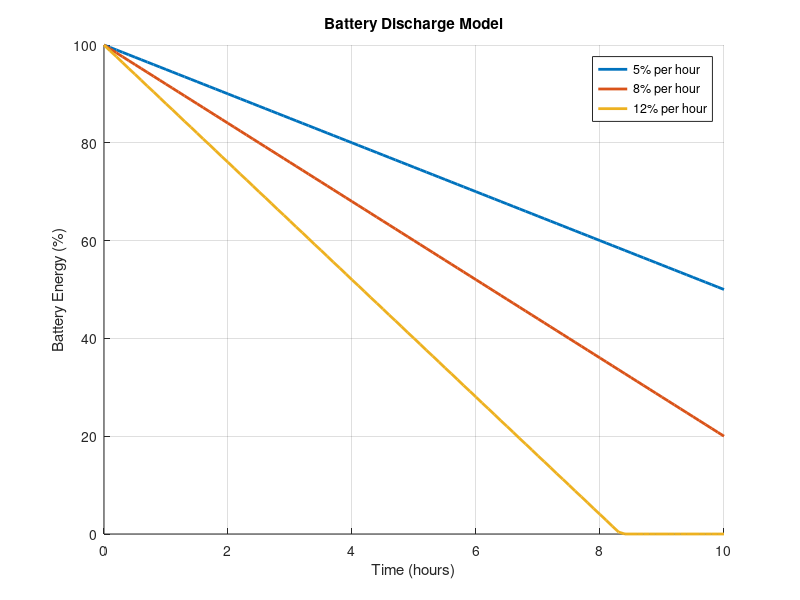

The MATLAB script that drew this image: (Note: this script raises an error after producing the figure.)
clear;
clc;
close all;

% Time values in hours
t = 0:0.1:10;

% Starting battery energy percentage
startingEnergy = 100;

% Different discharge rates in percent per hour
dischargeRates = [5 8 12];

% Create figure
figure;
hold on;
grid on;

% Store final battery percentages
finalEnergy = zeros(size(dischargeRates));

for i = 1:length(dischargeRates)

    % Energy decreases over time
    energy = startingEnergy - dischargeRates(i) .* t;

    % Battery energy cannot go below 0
    energy(energy < 0) = 0;

    % Save final energy value
    finalEnergy(i) = energy(end);

    % Plot energy vs time
    plot(t, energy, 'LineWidth', 2);
end

xlabel('Time (hours)');
ylabel('Battery Energy (%)');
title('Battery Discharge Model');
legend('5% per hour', '8% per hour', '12% per hour');

% Create results table
resultsTable = table(dischargeRates', finalEnergy', ...
    'VariableNames', {'Discharge_Rate_percent_per_hour', 'Final_Energy_percent'});

disp(resultsTable);

disp("Interpretation:");
disp("A higher discharge rate causes the battery to lose energy faster.");
disp("The 12 percent per hour case reaches a lower battery level than the 5 percent per hour case.");
disp("This means heavier electrical load reduces battery life.");

%[appendix]{"version":"1.0"}
%---
%[metadata:view]
%   data: {"layout":"onright"}
%---
